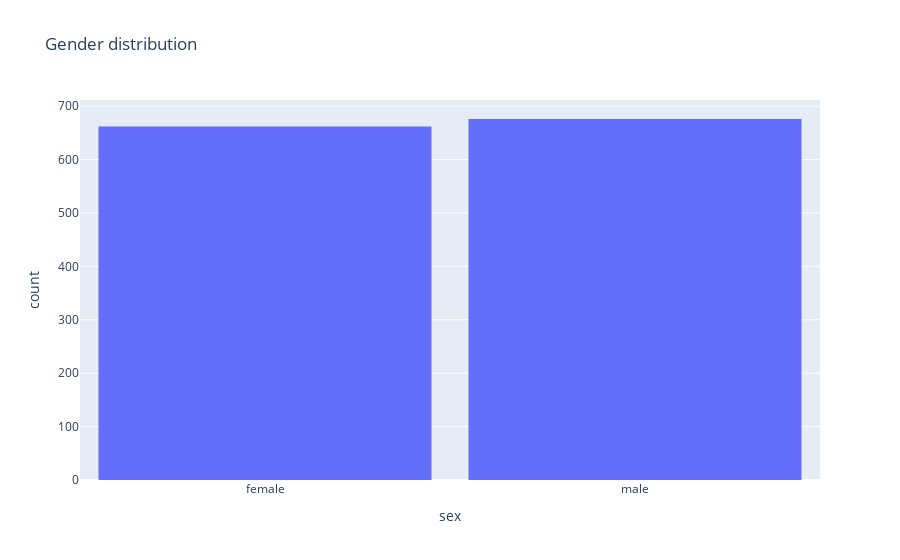

Notebook cell for this chart:
### Markdown cell above
### Sex

### Code cell
fig = px.histogram(df, x = 'sex', title='Gender distribution')
fig.update_layout(bargap=0.1)
fig.show()

### Figure 1 — Plotly figure (JSON) as saved in the notebook; plotly's stock layout.template omitted (floating-point values rounded to 4 significant figures; data arrays with more than 128 entries replaced by an {"elided": "..."} marker saying what was removed)
{"data": [{"alignmentgroup": "True", "bingroup": "x", "hovertemplate": "sex=%{x}<br>count=%{y}<extra></extra>", "legendgroup": "", "marker": {"color": "#636efa", "pattern": {"shape": ""}}, "name": "", "offsetgroup": "", "orientation": "v", "showlegend": false, "type": "histogram", "x": {"elided": "1338 str values"}, "xaxis": "x", "yaxis": "y"}], "layout": {"bargap": 0.1, "barmode": "relative", "legend": {"tracegroupgap": 0}, "title": {"text": "Gender distribution"}, "xaxis": {"anchor": "y", "domain": [0, 1], "title": {"text": "sex"}}, "yaxis": {"anchor": "x", "domain": [0, 1], "title": {"text": "count"}}}}
